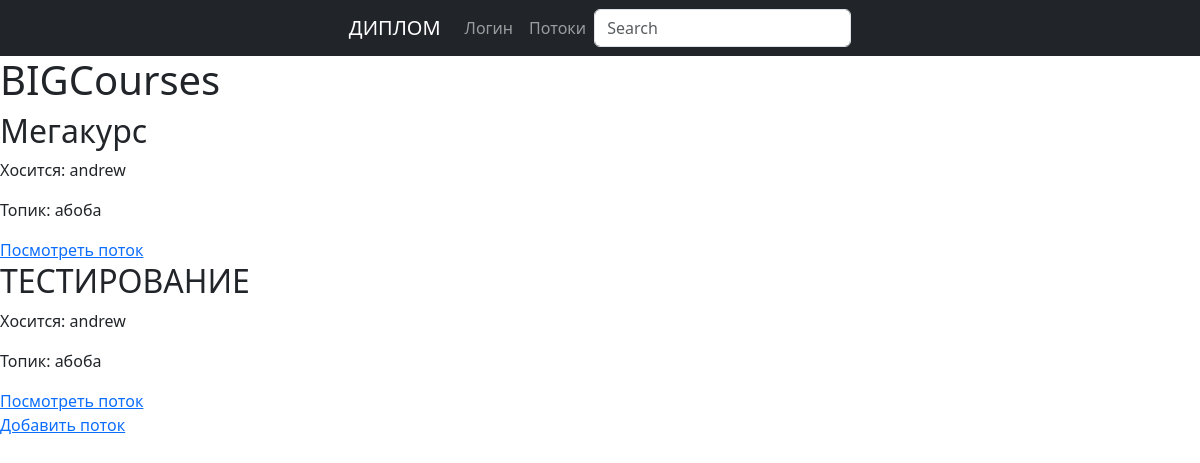
Before: /bigcourses/ with the older database file.
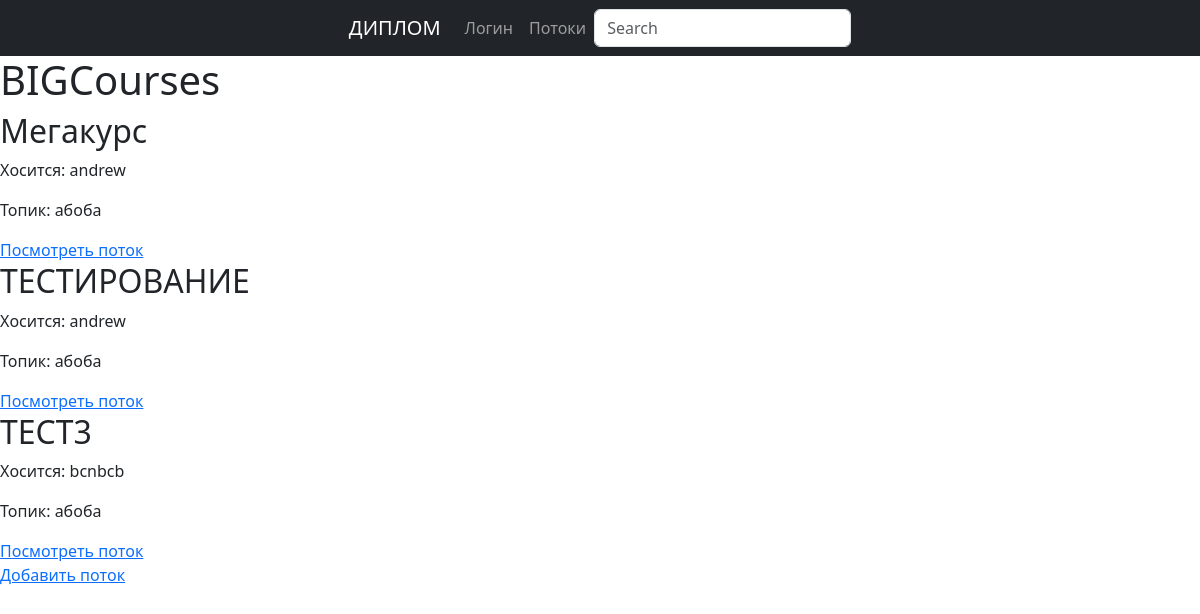
After: the same page with the newer database file.
### base/models.py (models this page shows, shortened)
class BigCourse(models.Model):
    host = models.ForeignKey(User, on_delete=models.SET_NULL, null = True)
    name = models.CharField(max_length=100)
    topic = models.ForeignKey(Topic, on_delete=models.SET_NULL, null = True)
    min_progress = models.IntegerField(default=0)
    full_progress = models.IntegerField(default=0)
    course_count = models.IntegerField(default=0)

class Topic(models.Model):
    name = models.CharField(max_length=200)

### base/views.py (the view)
# urls.py: path('bigcourses/', views.bigcourses, name='bigcourses'),
def bigcourses(request):
    bigcourses = BigCourse.objects.all()
    context = {'bigcourses': bigcourses}
    return render(request, 'courses/bigcourses.html', context)

### base/templates/courses/bigcourses.html
{% extends 'main.html' %}
{% block content %}
  <h1>BIGCourses</h1>
  {% for bigcourse in bigcourses %}
    <div class="bigcourse-card">
      <h2>{{ bigcourse.name }}</h2>
      <p>Хосится: {{ bigcourse.host}}</p>
      <p>Топик: {{ bigcourse.topic.name }}</p>
      <a href="{% url 'bigcourse' bigcourse.id %}">Посмотреть поток</a>
    </div>
  {% endfor %}
  <a href="{% url 'bigcourses-create'%}">Добавить поток</a>
{% endblock %}

Changed rows visible on the page:
added BigCourse: name "ТЕСТ3", host "bcnbcb", topic.name "абоба"
